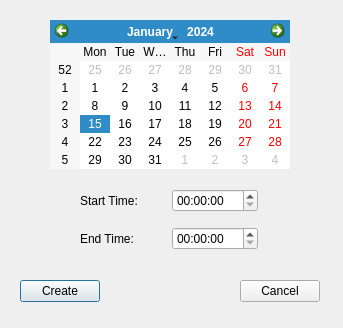
<?xml version="1.0" encoding="UTF-8"?>
<ui version="4.0">
 <class>WorkSlotCreator</class>
 <widget class="QDialog" name="WorkSlotCreator">
  <property name="geometry">
   <rect>
    <x>0</x>
    <y>0</y>
    <width>343</width>
    <height>328</height>
   </rect>
  </property>
  <property name="windowTitle">
   <string>Dialog</string>
  </property>
  <widget class="QWidget" name="gridLayoutWidget_2">
   <property name="geometry">
    <rect>
     <x>80</x>
     <y>180</y>
     <width>178</width>
     <height>80</height>
    </rect>
   </property>
   <layout class="QGridLayout" name="gridLayout_2">
    <item row="0" column="0">
     <widget class="QLabel" name="StartTIme">
      <property name="text">
       <string>Start Time:</string>
      </property>
     </widget>
    </item>
    <item row="0" column="2">
     <widget class="QTimeEdit" name="timestart"/>
    </item>
    <item row="1" column="2">
     <widget class="QTimeEdit" name="timeend"/>
    </item>
    <item row="1" column="0">
     <widget class="QLabel" name="EndTime">
      <property name="text">
       <string>End Time:</string>
      </property>
     </widget>
    </item>
   </layout>
  </widget>
  <widget class="QPushButton" name="createButton">
   <property name="geometry">
    <rect>
     <x>20</x>
     <y>280</y>
     <width>80</width>
     <height>22</height>
    </rect>
   </property>
   <property name="text">
    <string>Create</string>
   </property>
  </widget>
  <widget class="QPushButton" name="cancelCreate">
   <property name="geometry">
    <rect>
     <x>240</x>
     <y>280</y>
     <width>80</width>
     <height>22</height>
    </rect>
   </property>
   <property name="text">
    <string>Cancel</string>
   </property>
  </widget>
  <widget class="QCalendarWidget" name="calendar">
   <property name="geometry">
    <rect>
     <x>50</x>
     <y>20</y>
     <width>240</width>
     <height>149</height>
    </rect>
   </property>
  </widget>
 </widget>
 <resources/>
 <connections/>
</ui>
